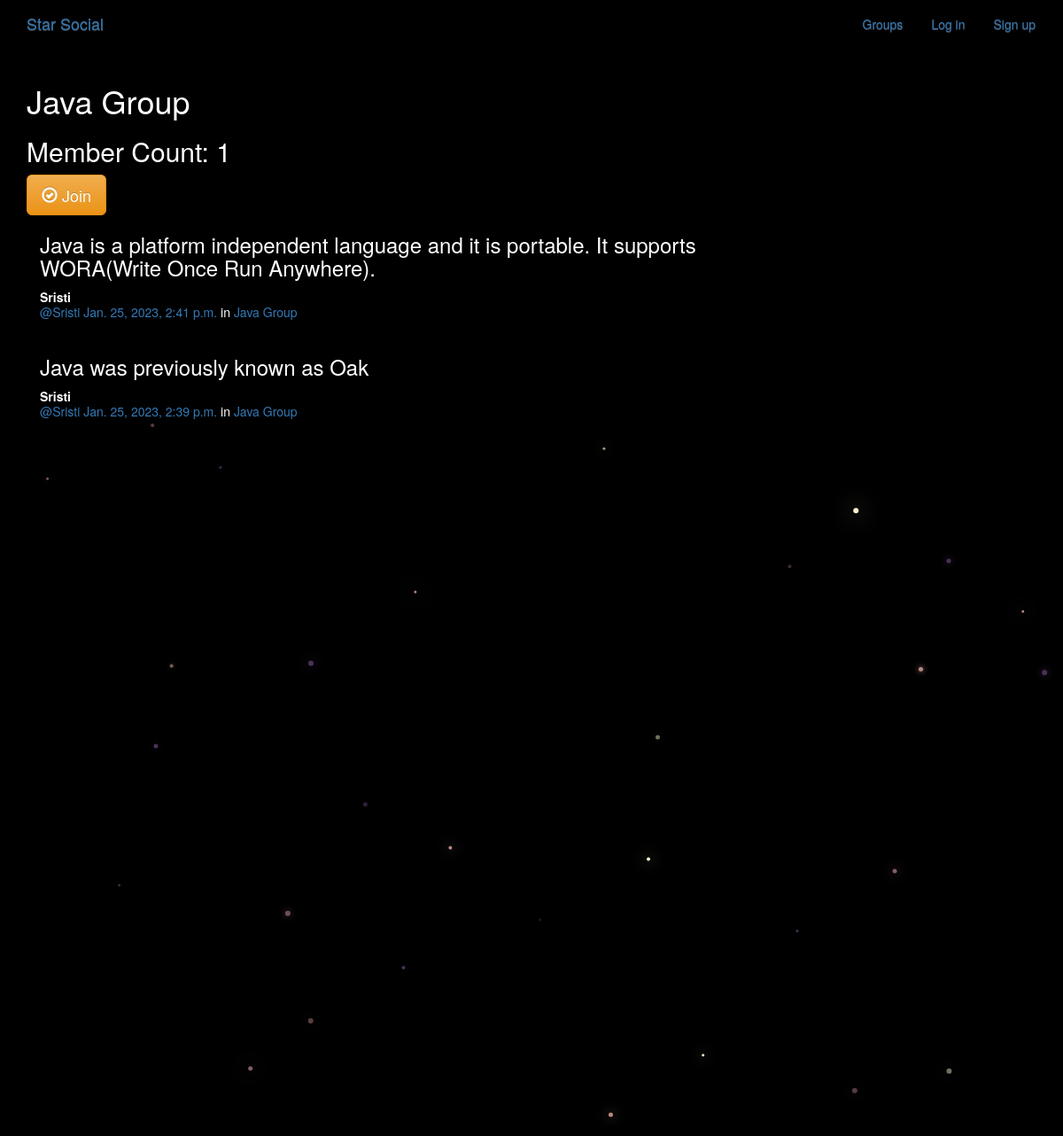
Screenshot of /groups/posts/in/java-group/ with the database file from the repository.
### groups/models.py (models this page shows, shortened)
class Group(models.Model):
    name = models.CharField(max_length=255, unique=True)
    slug = models.SlugField(allow_unicode=True, unique=True)
    description = models.TextField(blank=True, default='')
    description_html = models.TextField(editable=False, default='', blank=True)
    members = models.ManyToManyField(User,through="GroupMember")
    class Meta:
        ordering = ["name"]

### posts/models.py (models this page shows, shortened)
class Post(models.Model):
    user = models.ForeignKey(User, related_name="posts",on_delete=models.CASCADE)
    created_at = models.DateTimeField(auto_now=True)
    message = models.TextField()
    message_html = models.TextField(editable=False)
    group = models.ForeignKey(Group, related_name="posts",null=True, blank=True,on_delete=models.CASCADE)
    class Meta:
        ordering = ["-created_at"]
        unique_together = ["user", "message"]

### groups/views.py (the view)
# urls.py: re_path(r"^posts/in/(?P<slug>[-\w]+)/$",views.SingleGroup.as_view(),name="single"),
class SingleGroup(generic.DetailView):
    model = Group

### groups/templates/groups/group_detail.html
{% extends "groups/group_base.html" %}
{% block pregroup %}
<h1>{{group.name}}</h1>
<h2> Member Count: {{group.members.count}}</h2>
  <div class="content">
				{% if user in group.members.all %}
					<a href="{% url 'groups:leave' slug=group.slug %}" class="btn btn-lg btn-fill btn-warning"><span class="glyphicon glyphicon-remove-circle"></span> Leave</a>
				{% else %}
					<a href="{% url 'groups:join' slug=group.slug %}" class="btn btn-lg btn-fill btn-warning"><span class="glyphicon glyphicon-ok-circle"></span> Join</a>
				{% endif %}
</div>
{% endblock %}
{% block group_content %}
<div class="col-md-8">
	{% if group.posts.count == 0 %}
	<h2>No posts in this group yet!</h2>
	{% else %}
		{% for post in group.posts.all %}
			{% include "posts/_post.html" %}
		{% endfor %}
	{% endif %}
</div>
{% endblock %}

### posts/templates/posts/_post.html (shortened to what this page needs)
<div class="post media">
	<h3>{{ post.message_html|safe }}</h3>
	<div class="media-body">
		<strong>{{ post.user.username }}</strong>
		<h5 class="media-heading">
			<span class="username"><a href="{% url 'posts:for_user' username=post.user.username %}">@{{ post.user.username }}</a></span>
			<time class="time"><a href="{% url 'posts:single' username=post.user.username pk=post.pk %}">{{ post.created_at }}</a></time>
			{% if post.group %}
			<span class="group-name">in <a href="#">{{ post.group.name }}</a></span>
			{% endif %}
		</h5>
	</div>
</div>

### static/simplesocial/css/master.css (style rules this page uses)
body { margin: 0; overflow: hidden; background-color: black; color:white; }

### rows the page displays
Group: name "Java Group", members.count "1"
Post: message_html "Java is a platform independent language and it is portable. It supports WORA(Write Once Run Anywhere).", user.username "Sristi", created_at "Jan. 25, 2023, 2:41 p.m.", group.name "Java Group"
Post: message_html "Java was previously known as Oak", user.username "Sristi", created_at "Jan. 25, 2023, 2:39 p.m.", group.name "Java Group"
